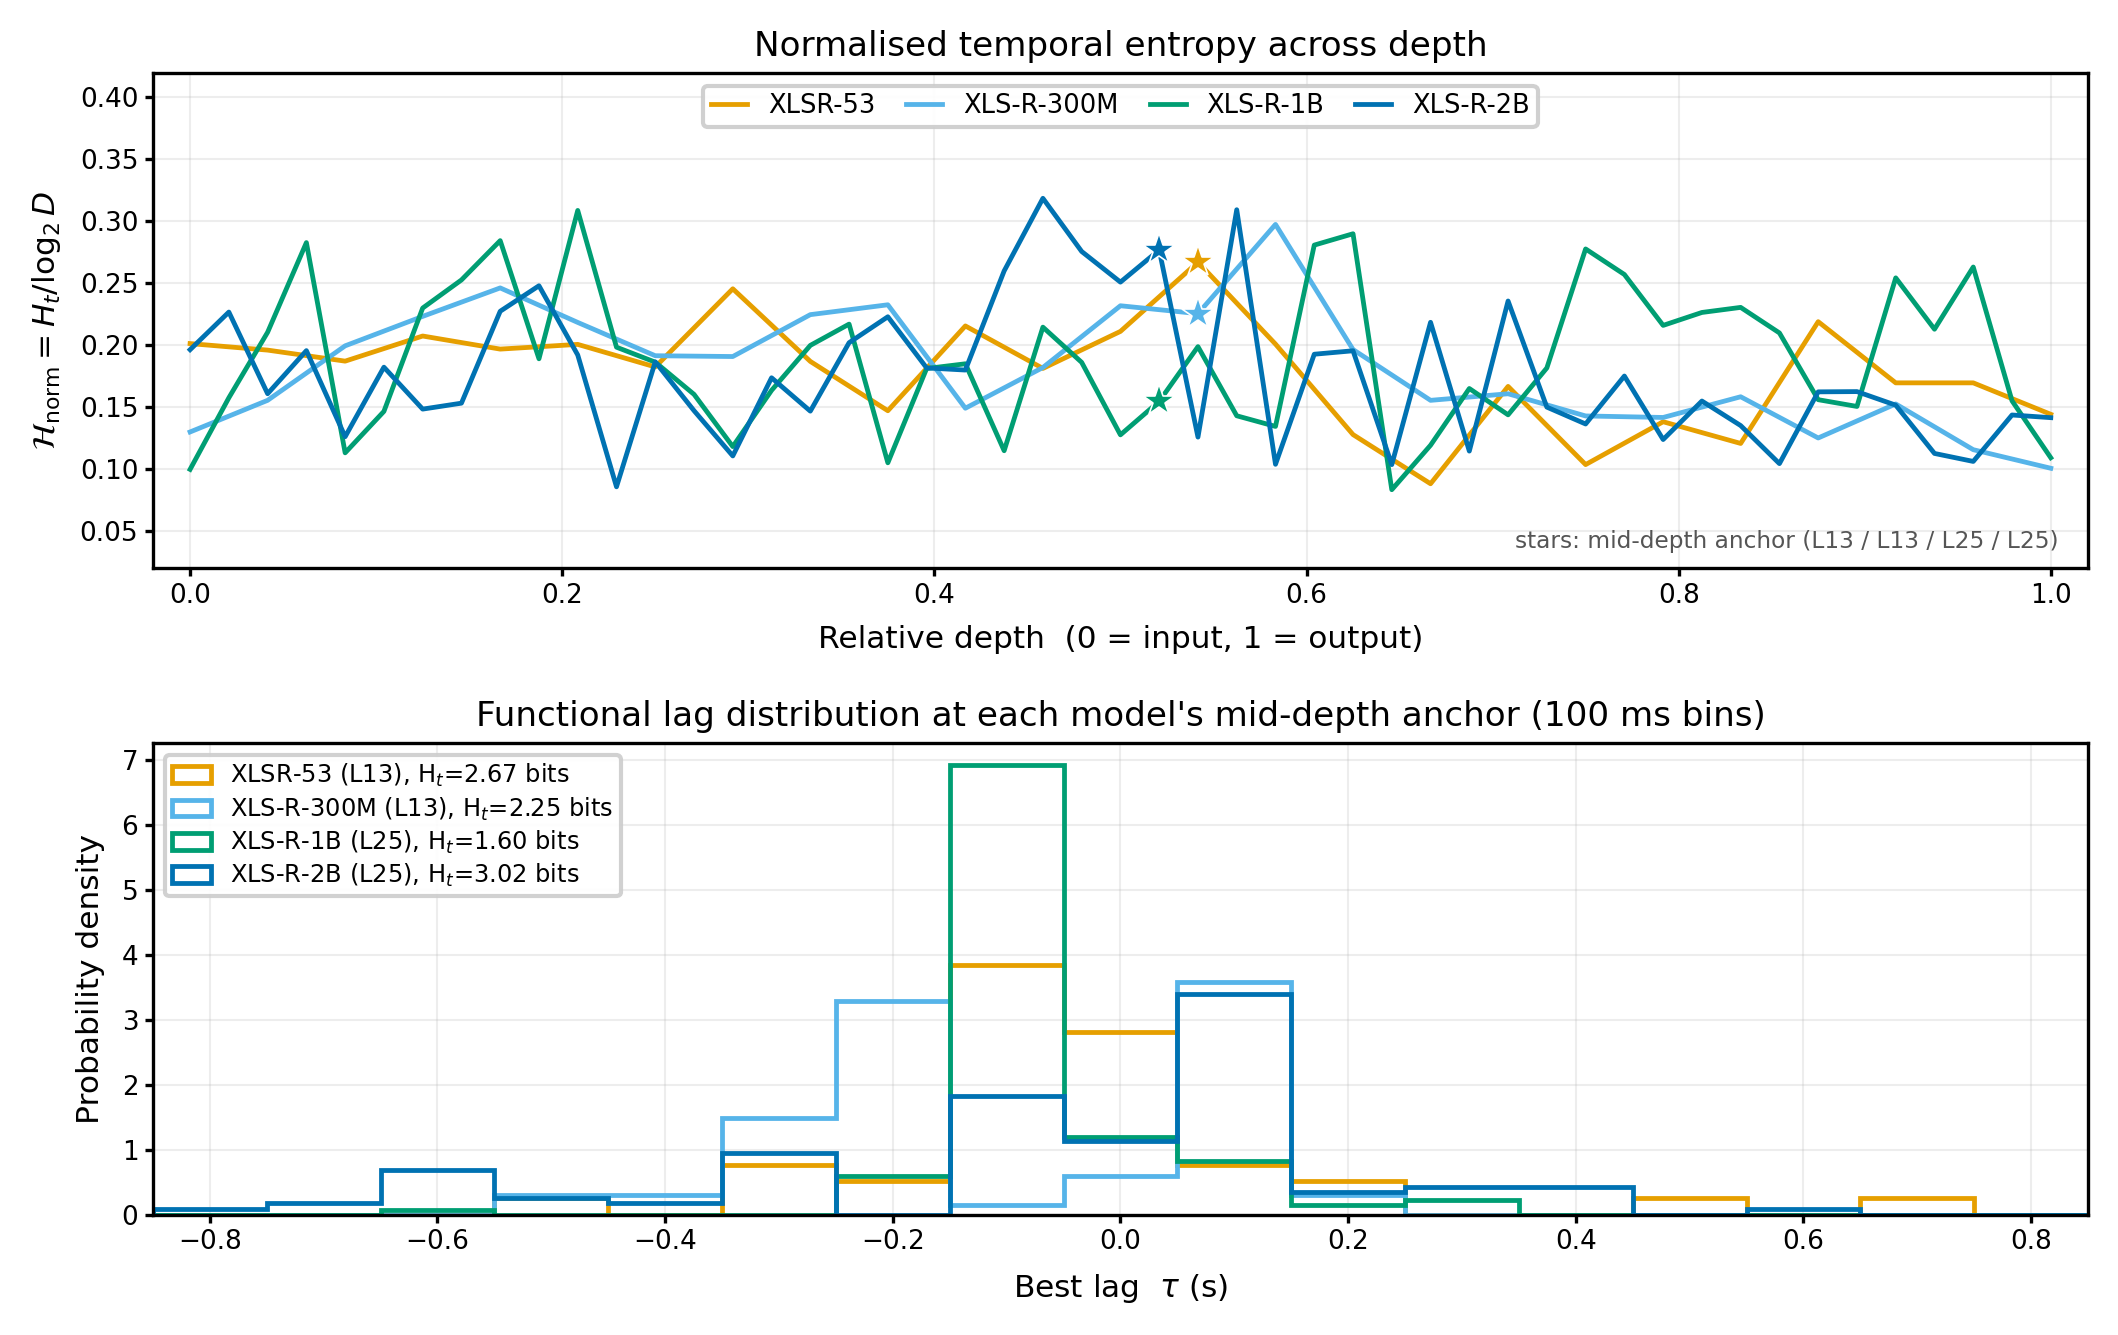

Source code (Python):
#!/usr/bin/env python
# -*- coding: utf-8 -*-
"""Re-plot the temporal-entropy figure at final print size (7.16 in, 2 stacked panels).

The original PNG was 3259x3866 px (10.9x12.9 in at 300 dpi) and was included at
\\linewidth inside a single-column figure (~3.5 in), i.e. a 0.32x reduction that left
~4 pt type.  This script redraws both panels from the source CSVs at 1:1 print size.

Panel A: normalised temporal entropy H_norm(L) = H_t(L) / log2(D) over relative depth.
Panel B: distribution of best lags at the mid-depth anchor (L13/L13/L25/L25).

Data:  re-organized/<model>/formant_dim_analysis_cache/Formant_Lag_Analysis_Results_moreLayers.csv
       significant dimensions only (|Max_Corr| > 0.1), lag bins of 50 ms
"""
import csv
import os

def _resolve(rel):
    """Find a data path whether the script sits in figures/ or in a flat unzip."""
    here = os.path.dirname(os.path.abspath(__file__))
    for base in (here, os.path.dirname(here)):
        p = os.path.abspath(os.path.join(base, rel))
        if os.path.exists(p):
            return p
    return os.path.abspath(os.path.join(here, rel))


import matplotlib
matplotlib.use("Agg")
import matplotlib.pyplot as plt
import numpy as np

HERE = os.path.dirname(os.path.abspath(__file__))

ROOT = _resolve("re-organized")
OUT = os.path.join(HERE, "fig4_temporal_entropy.png")

MODELS = [
    ("XLSR-53",    "wav2vec2-large-xlsr-53", 1024, "#E69F00"),
    ("XLS-R-300M", "wav2vec2-xls-r-300m",    1024, "#56B4E9"),
    ("XLS-R-1B",   "wav2vec2-xls-r-1b",      1280, "#009E73"),
    ("XLS-R-2B",   "wav2vec2-xls-r-2b",      1920, "#0072B2"),
]
DT = 0.05           # bin width, seconds (see Methods)
ANCHOR = {"XLSR-53": 13, "XLS-R-300M": 13, "XLS-R-1B": 25, "XLS-R-2B": 25}


def load_lags(model_dir):
    path = os.path.join(ROOT, model_dir, "formant_dim_analysis_cache",
                        "Formant_Lag_Analysis_Results_moreLayers.csv")
    per_layer = {}
    with open(path, newline="", encoding="utf-8") as fh:
        for row in csv.DictReader(fh):
            mc = float(row["Max_Corr"])
            if abs(mc) > 0.1:
                per_layer.setdefault(int(row["Layer"]), []).append(float(row["Best_Lag_Sec"]))
    return per_layer


def entropy(lags, dt=DT):
    if len(lags) < 2:
        return np.nan
    lo, hi = lags.min(), lags.max()
    nbins = max(1, int(np.ceil((hi - lo) / dt)))
    counts, _ = np.histogram(lags, bins=nbins, range=(lo, lo + nbins * dt))
    p = counts[counts > 0] / counts.sum()
    return float(-(p * np.log2(p)).sum())


def main():
    fig, (ax1, ax2) = plt.subplots(2, 1, figsize=(7.16, 4.55), dpi=300,
                                   gridspec_kw=dict(height_ratios=[1.05, 1.0]))

    for name, mdir, dim, colour in MODELS:
        per_layer = load_lags(mdir)
        layers = sorted(per_layer)
        tmax = max(layers)
        rel = np.array([L / tmax for L in layers])
        h = np.array([entropy(np.asarray(per_layer[L])) for L in layers])
        hnorm = h / np.log2(dim)

        ax1.plot(rel, hnorm, "-", color=colour, linewidth=1.15, label=name)
        if rel.size > 120:                       # keep markers sparse on 49-layer models
            step = 4
            ax1.plot(rel[::step], hnorm[::step], "o", color=colour, markersize=2.2)

        # mark the mid-depth anchor only; no peak annotation (see caption note)
        L_bt = ANCHOR[name]
        k_bt = layers.index(L_bt)
        ax1.plot(rel[k_bt], hnorm[k_bt], "*", color=colour, markersize=8,
                 markeredgecolor="white", markeredgewidth=0.4, zorder=6)

        lags = np.asarray(per_layer[layers[k_bt]])
        ax2.hist(lags, bins=np.arange(-0.85, 0.8501, 0.10), density=True, histtype="step",
                 linewidth=1.15, color=colour,
                 label=f"{name} (L{layers[k_bt]}), H$_t$={entropy(lags):.2f} bits")

    ax1.set_xlabel("Relative depth  (0 = input, 1 = output)", fontsize=7.5)
    ax1.set_ylabel(r"$\mathcal{H}_{\mathrm{norm}} = H_t / \log_2 D$", fontsize=7.5)
    ax1.set_title("Normalised temporal entropy across depth", fontsize=8.2, pad=4)
    ax1.set_xlim(-0.02, 1.02)
    ax1.grid(alpha=0.22, linewidth=0.5)
    ax1.tick_params(labelsize=6.3, length=2, pad=1.5)
    ax1.legend(fontsize=6.2, loc="upper center", ncol=4, framealpha=0.92,
               borderpad=0.3, handlelength=1.4, columnspacing=1.2)
    ax1.text(0.985, 0.03, "stars: mid-depth anchor (L13 / L13 / L25 / L25)",
             transform=ax1.transAxes, ha="right", va="bottom", fontsize=5.6, color="#555555")
    ax1.set_ylim(0.02, 0.42)

    ax2.set_xlabel("Best lag  $\\tau$ (s)", fontsize=7.5)
    ax2.set_ylabel("Probability density", fontsize=7.5)
    ax2.set_title("Functional lag distribution at each model's mid-depth anchor (100 ms bins)", fontsize=8.2, pad=4)
    ax2.set_xlim(-0.85, 0.85)
    ax2.grid(alpha=0.22, linewidth=0.5)
    ax2.tick_params(labelsize=6.3, length=2, pad=1.5)
    ax2.legend(fontsize=5.8, loc="upper left", framealpha=0.9, borderpad=0.3,
               handlelength=1.6, labelspacing=0.25)

    fig.tight_layout(h_pad=1.1)
    fig.savefig(OUT, bbox_inches="tight", facecolor="white")
    print("wrote", OUT)


if __name__ == "__main__":
    main()
